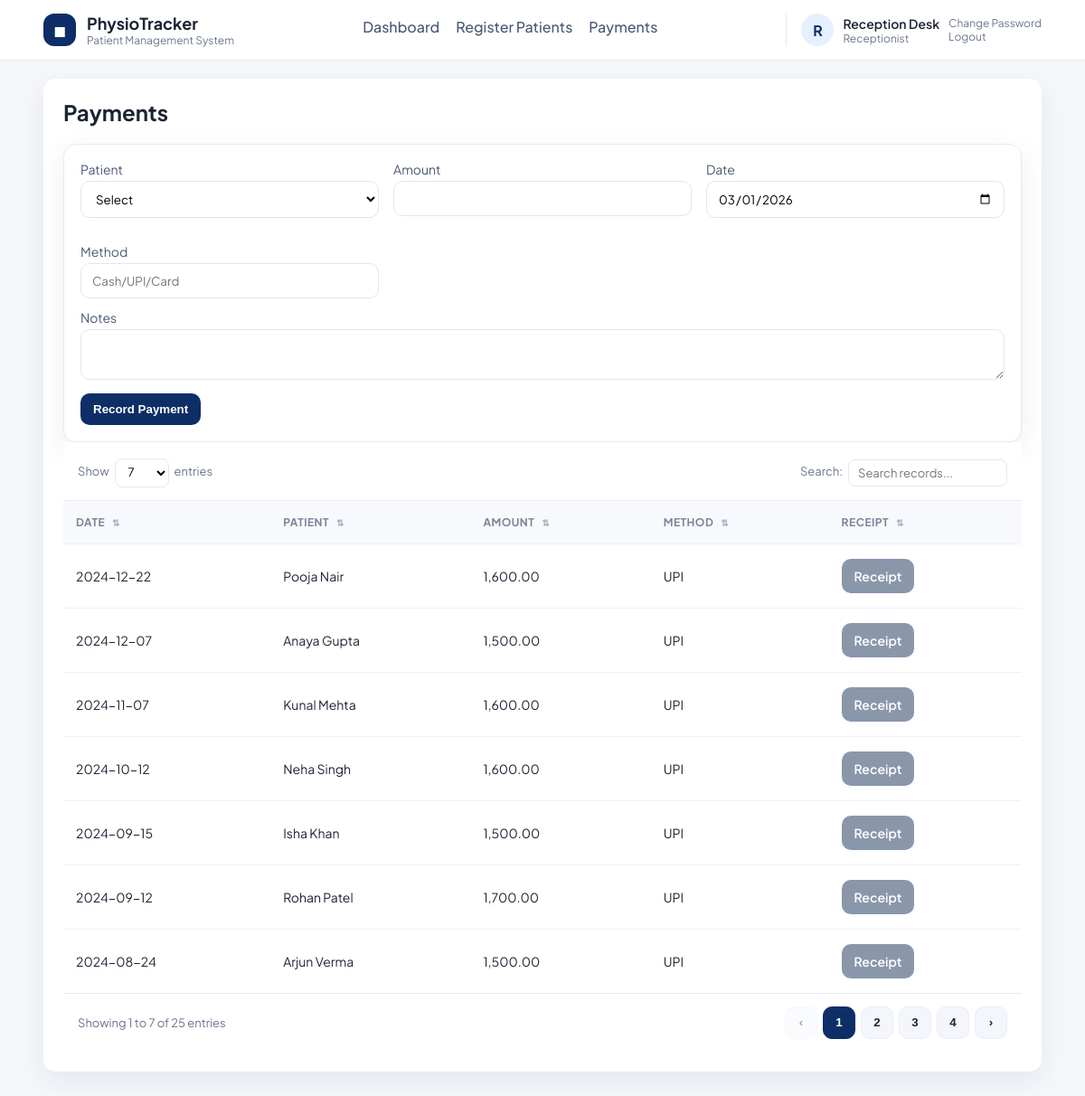
The page /receptionist/payments.php (signed in) on the database its author committed.
### tables this page shows
CREATE TABLE users (
    id INT AUTO_INCREMENT PRIMARY KEY,
    role ENUM('admin_doctor','sub_doctor','receptionist','patient') NOT NULL,
    name VARCHAR(120) NOT NULL,
    email VARCHAR(180) NOT NULL UNIQUE,
    password_hash VARCHAR(255) NOT NULL,
    security_question VARCHAR(255) NOT NULL,
    security_answer_hash VARCHAR(255) NOT NULL,
    active TINYINT(1) NOT NULL DEFAULT 1,
    can_view_reports TINYINT(1) NOT NULL DEFAULT 1,
    created_at TIMESTAMP DEFAULT CURRENT_TIMESTAMP
);

CREATE TABLE payments (
    id INT AUTO_INCREMENT PRIMARY KEY,
    patient_id INT NOT NULL,
    case_id INT NULL,
    amount DECIMAL(10,2) NOT NULL,
    payment_date DATE NOT NULL,
    method VARCHAR(50),
    notes TEXT,
    receipt_no VARCHAR(50),
    created_by INT NULL,
    created_at TIMESTAMP DEFAULT CURRENT_TIMESTAMP,
    FOREIGN KEY (patient_id) REFERENCES patients(id) ON DELETE CASCADE,
    FOREIGN KEY (case_id) REFERENCES patient_cases(id) ON DELETE SET NULL
);

CREATE TABLE patients (
    id INT AUTO_INCREMENT PRIMARY KEY,
    user_id INT NULL,
    first_name VARCHAR(80) NOT NULL,
    last_name VARCHAR(80) NOT NULL,
    age INT NULL,
    gender VARCHAR(20),
    dob DATE NULL,
    occupation VARCHAR(120),
    assessment_date DATE NULL,
    dominance VARCHAR(50),
    condition_duration VARCHAR(100),
    phone VARCHAR(40),
    address VARCHAR(255),
    emergency_contact VARCHAR(120),
    chief_complain TEXT,
    history_present_illness TEXT,
    past_medical_history TEXT,
    surgical_history TEXT,
    palpation_tenderness TEXT,
    palpation_oedema VARCHAR(50),
    palpation_warmth TEXT,
    palpation_crepitus ENUM('yes','no') NULL,
    examination_rom TEXT,
    muscle_power TEXT,
    muscle_bulk TEXT,
    pain_type TEXT,
    pain_site TEXT,
    pain_nature TEXT,
    pain_aggravating_factor TEXT,
    pain_relieving_factor TEXT,
    pain_measurement TINYINT NULL,
    gait_assessment TEXT,
    diagnosis TEXT,
    treatment_goals TEXT,
    created_by INT NULL,
    created_at TIMESTAMP DEFAULT CURRENT_TIMESTAMP,
    FOREIGN KEY (user_id) REFERENCES users(id) ON DELETE SET NULL
);

### db.php (called while the page is built, shortened)
<?php
function db(): PDO
{
    static $pdo = null;
    if ($pdo === null) {
        $dsn = 'mysql:host=' . DB_HOST . ';dbname=' . DB_NAME . ';charset=utf8mb4';
        $pdo = new PDO($dsn, DB_USER, DB_PASS, [
            PDO::ATTR_ERRMODE => PDO::ERRMODE_EXCEPTION,
            PDO::ATTR_DEFAULT_FETCH_MODE => PDO::FETCH_ASSOC,
        ]);
    }
    return $pdo;
}

### auth.php (called while the page is built, shortened)
<?php
require_once __DIR__ . '/db.php';
require_once __DIR__ . '/helpers.php';
function current_user(): ?array
{
    $stmt = db()->prepare('SELECT * FROM users WHERE id = ?');
    $stmt->execute([$_SESSION['user_id']]);
    $user = $stmt->fetch();
    return $user ?: null;
}

### helpers.php (called while the page is built, shortened)
<?php
require_once __DIR__ . '/db.php';
function e(string $value): string
{
    return htmlspecialchars($value, ENT_QUOTES, 'UTF-8');
}
function current_date(): string
{
    return date('Y-m-d');
}
function format_money($amount): string
{
    return number_format((float) $amount, 2);
}

### receptionist/payments.php (the view, shortened to what this page needs)
<?php
require_once __DIR__ . '/../auth.php';
require_once __DIR__ . '/../helpers.php';
$pdo = db();
$payments = $pdo->query('
    SELECT pay.*, p.first_name, p.last_name
    FROM payments pay
    JOIN patients p ON p.id = pay.patient_id
    ORDER BY pay.payment_date DESC
')->fetchAll();
require __DIR__ . '/../layout/header.php';
?>
<h2>Payments</h2>
<form method="post">
    <div class="form-card">
        <div class="grid">
            <label>Patient
                <select name="patient_id" required>
                    <option value="">Select</option>
                </select>
            </label>
            <label>Amount
                <input type="number" step="0.01" name="amount" required>
            </label>
            <label>Date
                <input type="date" name="payment_date" value="<?php echo current_date(); ?>">
            </label>
            <label>Method
                <input name="method" placeholder="Cash/UPI/Card">
            </label>
        </div>
        <label>Notes
            <textarea name="notes" rows="2"></textarea>
        </label>
        <button class="btn" type="submit">Record Payment</button>
    </div>
</form>
<table class="data-table" data-page-size="7">
    <thead><tr><th>Date</th><th>Patient</th><th>Amount</th><th>Method</th><th>Receipt</th></tr></thead>
    <tbody>
    <?php foreach ($payments as $pay): ?>
        <tr>
            <td><?php echo e($pay['payment_date']); ?></td>
            <td><?php echo e($pay['first_name'] . ' ' . $pay['last_name']); ?></td>
            <td><?php echo format_money($pay['amount']); ?></td>
            <td><?php echo e($pay['method']); ?></td>
            <td><a class="btn secondary" href="../receipt.php?id=<?php echo $pay['id']; ?>">Receipt</a></td>
        </tr>
    <?php endforeach; ?>
    </tbody>
</table>
<?php require __DIR__ . '/../layout/footer.php'; ?>

### layout/header.php (shortened to what this page needs)
<?php
require_once __DIR__ . '/../auth.php';
require_once __DIR__ . '/../helpers.php';
$user = current_user();
$role = $user['role'] ?? '';
$menu = [];
if ($user) {
    if ($role === 'admin_doctor') {
        $menu = [
            'Dashboard' => 'admin/dashboard.php',
            'Cases' => 'admin/cases.php',
            'Patients' => 'admin/patients.php',
            'Treatment Plans' => 'admin/treatment_plans.php',
            'Sessions' => 'admin/sessions.php',
            'Payments' => 'admin/payments.php',
            'Users' => 'admin/users.php',
            'Assignments' => 'admin/assignments.php',
        ];
        if ((int) $user['can_view_reports'] === 1) {
            $menu['Reports'] = 'admin/reports.php';
        }
    } elseif ($role === 'sub_doctor') {
        $menu = [
            'Dashboard' => 'subdoctor/dashboard.php',
            'Assigned Patients' => 'subdoctor/patients.php',
            'Session Notes' => 'subdoctor/sessions.php',
        ];
    } elseif ($role === 'receptionist') {
        $menu = [
            'Dashboard' => 'receptionist/dashboard.php',
            'Register Patients' => 'receptionist/patients.php',
            'Payments' => 'receptionist/payments.php',
        ];
    }
}
?>
<!doctype html>
<html>
<head>
    <?php $cssVersion = @filemtime(__DIR__ . '/../assets/style.css') ?: time(); ?>
    <link rel="stylesheet" href="<?php echo BASE_URL; ?>assets/style.css?v=<?php echo $cssVersion; ?>">
</head>
<body>
<header class="site-header">
    <div class="header-inner">
        <div class="brand">
            <div class="brand-mark">◼︎</div>
            <div>
                <div class="brand-title">PhysioTracker</div>
                <div class="brand-subtitle">Patient Management System</div>
            </div>
        </div>
        <nav class="main-nav">
            <?php if ($user): ?>
                <?php foreach ($menu as $label => $path): ?>
                    <a href="<?php echo BASE_URL . $path; ?>"><?php echo e($label); ?></a>
                <?php endforeach; ?>
            <?php else: ?>
                <a href="<?php echo BASE_URL; ?>login.php">Login</a>
            <?php endif; ?>
        </nav>
        <?php if ($user): ?>
            <div class="user-chip">
                <div class="user-avatar"><?php echo e(strtoupper(substr($user['name'], 0, 1))); ?></div>
                <div>
                    <div class="user-name"><?php echo e($user['name']); ?></div>
                    <div class="user-role"><?php echo e(str_replace('_', ' ', $role)); ?></div>
                </div>
                <div class="user-actions">
                    <a href="<?php echo BASE_URL; ?>change_password.php">Change Password</a>
                    <a href="<?php echo BASE_URL; ?>logout.php">Logout</a>
                </div>
            </div>
        <?php endif; ?>
    </div>
</header>
<main class="page">
    <div class="container">

### assets/style.css (style rules this page uses)
:root { --bg: #f5f7fb; --card: #ffffff; --text: #1c2434; --muted: #6b778c; --primary: #0d2e66; --primary-100: #e7f0ff; --border: #e6ebf3; --shadow: 0 10px 30px rgba(23, 36, 58, 0.08); --radius: 14px; }
* { box-sizing: border-box; }
body { font-family: "Plus Jakarta Sans", "Manrope", "Inter", Arial, sans-serif; margin: 0; background: var(--bg); color: var(--text); }
a { color: inherit; }
.site-header { background: #ffffff; border-bottom: 1px solid var(--border); position: sticky; top: 0; z-index: 20; }
.header-inner { width: 92%; max-width: 1280px; margin: 0 auto; display: flex; align-items: center; justify-content: space-between; gap: 18px; padding: 14px 0; flex-wrap: wrap; }
.brand { display: flex; align-items: center; gap: 12px; }
.brand-mark { background: var(--primary); color: #fff; width: 36px; height: 36px; display: grid; place-items: center; border-radius: 12px; font-weight: 700; }
.brand-title { font-weight: 700; font-size: 18px; }
.brand-subtitle { font-size: 12px; color: var(--muted); }
.main-nav { display: flex; gap: 18px; flex-wrap: wrap; justify-content: center; flex: 1; }
.main-nav a { text-decoration: none; font-weight: 500; color: #4b5875; padding-bottom: 6px; border-bottom: 2px solid transparent; }
.user-chip { display: flex; align-items: center; gap: 10px; border-left: 1px solid var(--border); padding-left: 16px; }
.user-avatar { width: 36px; height: 36px; border-radius: 50%; background: var(--primary-100); display: grid; place-items: center; font-weight: 700; color: var(--primary); }
.user-name { font-weight: 600; font-size: 14px; }
.user-role { font-size: 12px; color: var(--muted); text-transform: capitalize; }
.user-actions a { display: block; font-size: 12px; color: var(--muted); text-decoration: none; }
.page { padding: 20px 0 40px; }
.container { width: 92%; max-width: 1280px; margin: 0 auto; background: var(--card); padding: 22px; border-radius: var(--radius); box-shadow: var(--shadow); }
h2 { margin-top: 0; color: var(--text); font-weight: 700; }
.grid { display: grid; grid-template-columns: repeat(1, minmax(0, 1fr)); gap: 16px; }
table { width: 100%; border-collapse: separate; border-spacing: 0; }
th, td { border-bottom: 1px solid #edf1f7; padding: 16px 14px; text-align: left; font-size: 14px; white-space: nowrap; }
th { background: #f8f9fc; color: #7a8499; font-weight: 700; text-transform: uppercase; letter-spacing: 0.04em; font-size: 12px; }
th.sortable { cursor: pointer; position: relative; }
th.sortable::after { content: '⇅'; font-size: 10px; color: #a2acc1; margin-left: 8px; }
tbody tr { background: #fff; }
tbody tr:last-child td { border-bottom: 0; }
.btn { display: inline-flex; align-items: center; justify-content: center; padding: 10px 14px; background: var(--primary); color: #fff; text-decoration: none; border-radius: 10px; border: 0; cursor: pointer; font-weight: 600; white-space: nowrap; }
.btn.secondary { background: #8a97ab; }
.form-card { background: var(--card); border: 1px solid var(--border); border-radius: var(--radius); padding: 18px; box-shadow: var(--shadow); }
input, select, textarea { width: 100%; padding: 10px 12px; margin-top: 4px; border: 1px solid #dfe6f1; border-radius: 10px; background: #fff; font-family: inherit; }
label { display: block; margin-bottom: 12px; font-size: 14px; color: #4b5875; }
@media (min-width: 640px) { .grid { grid-template-columns: repeat(2, minmax(0, 1fr)); } }
@media (min-width: 640px) { .form-card .grid, .form-grid { grid-template-columns: repeat(2, minmax(0, 1fr)); } }
@media (min-width: 768px) { .grid { grid-template-columns: repeat(4, minmax(0, 1fr)); } }
@media (min-width: 1024px) { .form-card .grid, .form-grid { grid-template-columns: repeat(3, minmax(0, 1fr)); } }

### rows shown on the page
users: name "R", name "Reception Desk", role "Receptionist"
payments: payment_date "2024-12-22", patient.last_name "Pooja Nair", amount "1,600.00", method "UPI"
payments: payment_date "2024-12-07", patient.last_name "Anaya Gupta", amount "1,500.00", method "UPI"
payments: payment_date "2024-11-07", patient.last_name "Kunal Mehta", amount "1,600.00", method "UPI"
payments: payment_date "2024-10-12", patient.last_name "Neha Singh", amount "1,600.00", method "UPI"
payments: payment_date "2024-09-15", patient.last_name "Isha Khan", amount "1,500.00", method "UPI"
payments: payment_date "2024-09-12", patient.last_name "Rohan Patel", amount "1,700.00", method "UPI"
payments: payment_date "2024-08-24", patient.last_name "Arjun Verma", amount "1,500.00", method "UPI"

### other values the page prints
$label "Dashboard"
$label "Register Patients"
$label "Payments"
